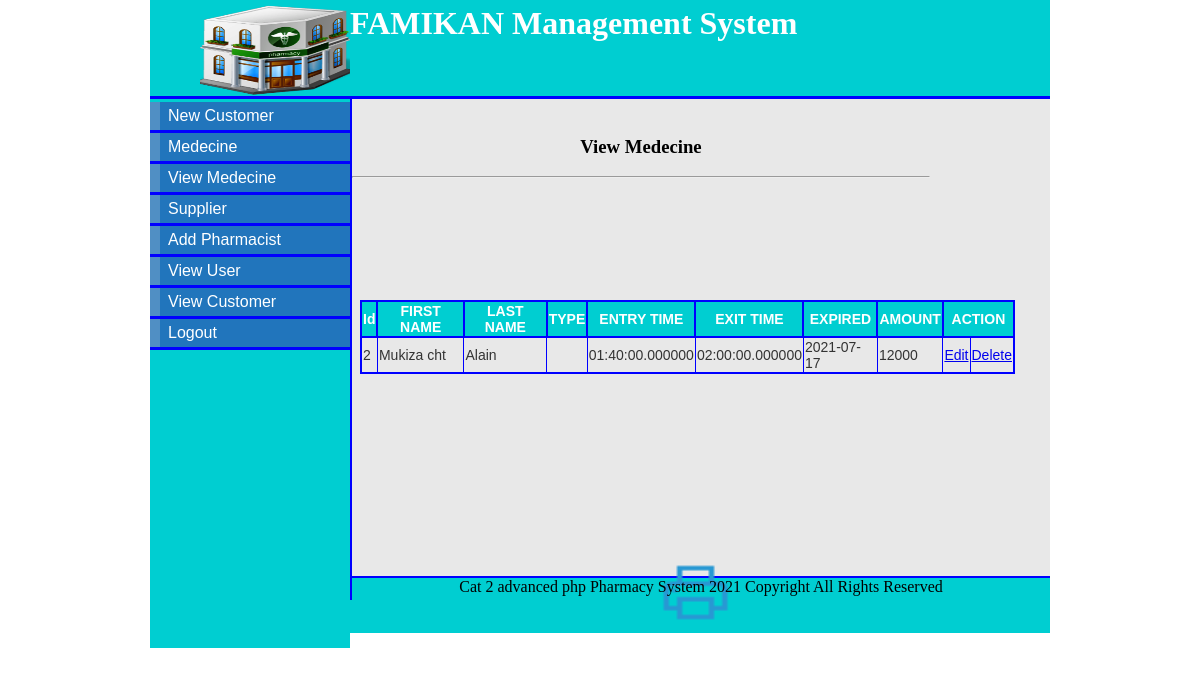
/viewmedecine.php (signed in), run on the app's committed database.
### tables this page shows
CREATE TABLE `medecine` (
  `id` int(5) NOT NULL,
  `fname` varchar(20) NOT NULL,
  `lname` varchar(20) NOT NULL,
  `typee` varchar(40) NOT NULL,
  `entrytime` time(6) NOT NULL,
  `exittime` time(6) NOT NULL,
  `expired` date NOT NULL,
  `amount` int(9) NOT NULL
);

### viewmedecine.php (the view, shortened to what this page needs)
<!DOCTYPE html>
<html>
<head>
<link rel="stylesheet" type="text/css" href="mystyle.css">
<link rel="stylesheet" href="style/style.css" type="text/css" media="screen" />
<link rel="stylesheet" href="table.css" type="text/css" media="screen" />
</head>
<?php
include_once('connection.php');
$sql="SELECT * FROM medecine";
$query=$conn->prepare($sql);
$query->execute();
?>
<body>
<div id="content">
<div id="header">
<h1><a href="manager.php"><img src="images/hd_logo.jpg"></a> FAMIKAN Management System</h1></div>
<div id="left_column">
<div id="button">
<ul>
<ul>
            <li><a href="manager.php">New Customer</a></li>
            <li><a href="medecine.php">Medecine</a></li>
            <li><a href="viewmedecine.php">View Medecine</a></li>
            <li><a href="supplier.php">Supplier</a></li>
            <li><a href="adduser.php">Add Pharmacist</a></li>
            <li><a href="viewuser.php">View User</a></li>
            <li><a href="report.php"target="_top">View Customer</a></li>
            <li><a href="logout.php">Logout</a></li>
        </ul>
        <table border="2" class="auto-style1" style="width: 655px">
      <tr>
      <th>Id</th>
      <th>FIRST NAME</th>
      <th>LAST NAME</th>
      <th>TYPE</th>
      <th>ENTRY TIME </th>
      <th>EXIT TIME </th>
      <th>EXPIRED </th>
      <th>AMOUNT </th>
      <th colspan="2">ACTION </th>
    </tr>
    <?php
    while($row=$query->fetch(PDO::FETCH_ASSOC)){
      echo "<tr>";
      echo "<td>".$row['id']."</td>";
      echo "<td>".$row['fname']."</td>";
      echo "<td>".$row['lname']."</td>";
      echo "<td>".$row['typee']."</td>";
      echo "<td>".$row['entrytime']."</td>";
      echo "<td>".$row['exittime']."</td>";
      echo "<td>".$row['expired']."</td>";
      echo "<td>".$row['amount']."</td>";
      echo "<td> <a href=\"editmedecine.php? id=$row[id]\">Edit</a></td>";
      echo "<td><a href=\"deletemedecine.php? id=$row[id]\" onClick=\"return confirm('are you sure you want to delete')\" >Delete</a></td>";
      echo "</tr>";
    }
    ?>
  </table>
	<a href="pdf.php"><img alt="" class="auto-style2" height="71" src="images/print_32px.png" width="85"></a></div>
</div>
<div id="main">
            <div class="grid_7">
        </div>
       <center><h3>View Medecine<h3></center>
      <hr>
</div>
<div id="footer" align="Center"> Cat 2 advanced php Pharmacy System 2021 Copyright All Rights Reserved</div>
</div>
</body>
</html>

### mystyle.css (style rules this page uses)
#content { margin-left: auto; margin-right: auto; background: #E8E8E8; width: 900px; height: 600px; }
#header { width: 900px; height: 96px; background: #00CED1; border-bottom: solid 3px blue; }
#header h1 { margin: 0px; padding-top: 5px; margin-left: 50px; color: #fff; }
#header img { float:left; height: 90px; width: 150px; }
#left_column { clear: all; float: left; width: 200px; height: 501px; background: #00CED1; border-right:solid 2px blue; }
#main { clear: all; width: 780px; height: 470px; background: #E8E8E8; }
#button { width: 12.5em; padding: 0 0 1em 0; margin-top: 0.2em; margin-bottom: 1em; font-family: 'Trebuchet MS', 'Lucida Grande', Verdana, Arial, Sans-serif; background: #00CED1; color: #333; }
#button ul { list-style: none; margin: 0; padding: 0; border: none; }
#button li { border-bottom: 3px solid blue; margin: 0; list-style: none; list-style-image: none; }
#button li a { display: block; padding: 5px 5px 5px 0.5em; border-left: 10px solid #508fc4; border-right: 10px solid #2175bc; background-color: #2175bc; color: #fff; text-decoration: none; width: 100%; }
html>body #button li a { width: auto; }
#footer { width: 900px; height: 55px; background: #00CED1; clear: all; border-top: solid 2px blue; }

### table.css (style rules this page uses)
table,th { border: 2px solid blue; }
th { background-color: #00CED1; color:white; }

### viewmedecine.php (style rules this page uses)
#main { height: 477px; }
.auto-style1 { margin-left: 210px; margin-top:-50px; font-size:14px; }

### data on the page
medecine: id "2", fname "Mukiza cht", lname "Alain", entrytime "01:40:00.000000", exittime "02:00:00.000000", expired "2021-07-17", amount "12000"
